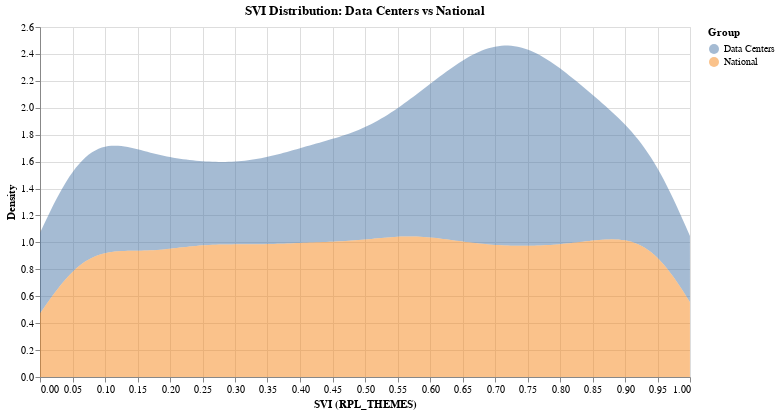

Notebook code cell kept with this figure:
### Markdown cell above
## 3. Spatial Join: Vulnerability at Data Center Locations

We want to find the SVI score of the tract where each data center is located.

### Action Item 4: Spatial Join & Analysis

> **Prompt your Agent:**
> "Perform a spatial join to find which SVI tract each Data Center falls into. Calculate the average SVI (`RPL_THEMES`) for data centers and compare it to the national average. Create an Altair chart comparing the distribution of SVI scores for Data Centers vs a sample of the national data."

### Code cell
# Spatial join: data centers within SVI tracts
# (SVI geometry column is "Shape")
dcs_svi = dcs_us.join(svi, dcs_us.geom.within(svi.Shape))

# Average SVI for data centers vs national average
avg_dc_svi = dcs_svi.RPL_THEMES.mean().execute()
avg_us_svi = svi.RPL_THEMES.mean().execute()

summary = pd.DataFrame(
    {
        "group": ["Data Centers", "National"],
        "avg_RPL_THEMES": [avg_dc_svi, avg_us_svi]
    }
)

# Sample national SVI distribution for comparison
dc_scores = dcs_svi.select(_.RPL_THEMES).execute()
dc_scores["group"] = "Data Centers"

n_national = 5000 - len(dc_scores)  # stay under Altair's 5000 row limit
svi_sample = svi.select(_.RPL_THEMES).order_by(ibis.random()).limit(n_national)
us_scores = svi_sample.execute()
us_scores["group"] = "National"

scores_df = pd.concat([dc_scores, us_scores], ignore_index=True)

chart = (
    alt.Chart(scores_df)
    .transform_density(
        "RPL_THEMES",
        as_=["RPL_THEMES", "density"],
        groupby=["group"]
    )
    .mark_area(opacity=0.5)
    .encode(
        x=alt.X("RPL_THEMES:Q", title="SVI (RPL_THEMES)"),
        y=alt.Y("density:Q", title="Density"),
        color=alt.Color("group:N", title="Group")
    )
    .properties(width=650, height=350, title="SVI Distribution: Data Centers vs National")
)

from IPython.display import display
display(summary)
chart

### Figure 1 — Vega-Lite specification as saved in the notebook (floating-point values rounded to 4 significant figures; data arrays with more than 128 entries replaced by an {"elided": "..."} marker saying what was removed)
{"config": {"view": {"continuousWidth": 300, "continuousHeight": 300}}, "data": {"name": "data-9e6a5e918098b4008e54247afaad8285"}, "mark": {"type": "area", "opacity": 0.5}, "encoding": {"color": {"field": "group", "title": "Group", "type": "nominal"}, "x": {"field": "RPL_THEMES", "title": "SVI (RPL_THEMES)", "type": "quantitative"}, "y": {"field": "density", "title": "Density", "type": "quantitative"}}, "height": 350, "title": "SVI Distribution: Data Centers vs National", "transform": [{"density": "RPL_THEMES", "groupby": ["group"], "as": ["RPL_THEMES", "density"]}], "width": 650, "$schema": "https://vega.github.io/schema/vega-lite/v6.1.0.json", "datasets": {"data-9e6a5e918098b4008e54247afaad8285": {"elided": "5000 records"}}}
